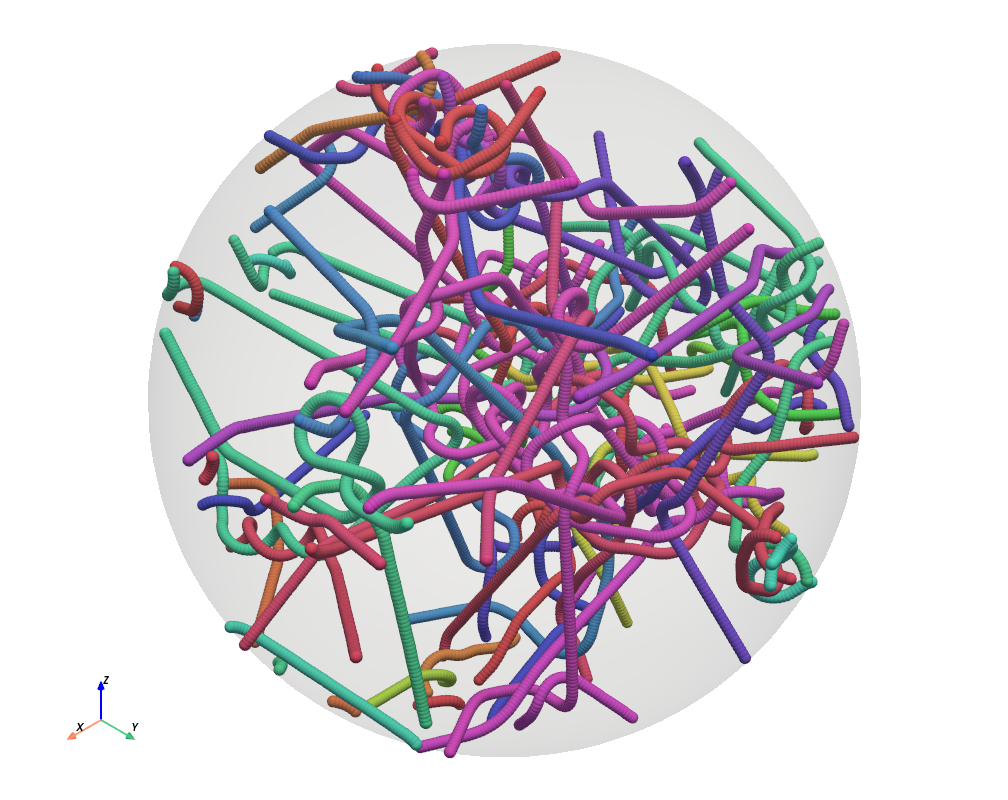

Recreate this plot in Python.
"""
Interactive 3D viewer for linear bead-spring molecules (polymer chains), meant for dump
files with millions of beads.

Every molecule is   start bead - internal beads - end bead.  Beads are spheres colored by
molecule; lines of the same color connect consecutive beads along each chain.

Only the beads within a distance `volume_radius` from a center position (xc, yc, zc) are
shown (the translucent shell marks this spherical volume), and only of those molecules that
have more than `min_length` beads inside it; all other beads are kept in memory but are
not drawn. A chain line is drawn only when both of its
beads are shown (and the bond is not longer than MAX_BOND_LENGTH). Chain ends that lie on the
surface of the volume are "attached" to it; these are the chain ends that Shift+1..9 / 1..9
store and recall.

Mouse
- Left-drag on empty space  -> rotate the view
- Right-drag / mouse wheel  -> zoom
- Middle-drag (or Shift+left-drag) -> pan

Keyboard
- Arrow keys -> shift the center (xc, yc, zc) of the shown volume by
        10% of the current volume radius in the direction of the arrow (screen right/left/up/down), which pans the
        view the same way: the camera moves along with the center, so the sphere stays in
        place on the screen and the beads inside it change. Chain ends are attached to the
        surface only if they lie on it around the NEW center.
- Shift + Up / Shift + Down -> the same, but the center moves into /
        out of the image, i.e. along the viewing direction.
- w  -> decrease the display scale of the beads (sphere_scale) by 10%; W -> increase it by 10%.
        The scale only changes how large the beads are drawn, not the bead
        radius used by r / R and the simulation. It starts at 0.5 (--scale changes that).
- l  -> increase min_length by one; L -> decrease it by one (not below 1). Only molecules with
        MORE than min_length beads inside the volume are shown (default 1, i.e. molecules with
        at least two beads inside; --min-length changes the start value).
- d  -> switch depth cueing on; D -> switch it off. With depth cueing the beads and
        chain lines fade toward the white background with their depth in the volume: the
        front of the sphere keeps its color, the back is paler. (--depth-cueing starts with
        it on.)
- E  -> pause the dynamics: the simulation is no longer stepped, so bead positions are not
        updated by it (you can still shift the center, recall views, ...)
- e  -> start/resume the dynamics. THE DYNAMICS ARE OFF WHEN THE PROGRAM STARTS.
- r  -> decrease the volume radius by 10% and increase the bead radius by 10% (refused when
        the new volume radius would be smaller than 5). The view is zoomed so that the
        spherical volume keeps its size in the window.
- R  -> increase the volume radius by 10% and decrease the bead radius by 10% (the volume
        keeps its size in the window). Bead positions are not rescaled.
- Shift + 1..9 -> store the current positions of all surface-attached chain ends, the
                  rotation and zoom of the view, and the center and the radius of the
                  volume, in slot 1..9
- 1..9         -> slowly move all chain ends stored in that slot to their stored positions,
                  each along a great circle of the sphere, while the center and the radius
                  of the volume move to their stored values (a translation: the camera
                  follows the center) and the view rotates and zooms to the stored state
                  (touching the mouse takes the view back). While a movie is being recorded
                  the motion advances by exactly one movie frame per picture, however slow
                  the drawing is, so the movie plays at the intended speed.
- c  -> show the coordinate system (axes widget); C -> hide it
- B  -> hide the internal beads (chain lines and chain ends stay visible); b -> show them again
- m  -> start recording a movie (movie00000.avi, movie00001.avi, ...); M -> stop recording.
        The movie keeps the view the camera had when recording started: rotating, zooming or
        panning the view yourself does NOT show up in the movie, but a view recalled with
        1..9 does (the movie view then moves from where it was to the stored view).
- p  -> save a PNG of the current view (img00000.png, img00001.png, ...)
- s  -> save the beads that are shown, i.e. those inside the volume that belong to molecules
        with more than min_length beads inside (the other beads are not written), to
        conf00000.dump, conf00001.dump, ... in a LAMMPS-dump-like format:
        # <number of beads> <number of molecules>
        ITEM: NUMBER OF ATOMS / <number of beads>
        ITEM: BOX BOUNDS pp pp pp / xmin xmax / ymin ymax / zmin zmax  (extent of the beads)
        ITEM: ATOMS id mol type xu yu zu / one line per bead
        # volume_radius <radius>   (last lines; extra information is always prefixed with '#')
        # center <xc> <yc> <zc>
        (ids and molecule numbers start at 1; type 1 = chain end, 2 = internal bead)
All files are written to the current folder; numbering continues after existing files.

Command line
    python beadppa.py --load conf00000.dump
    python beadppa.py --load conf00000.dump --center XC YC ZC --volume-radius R

    --load           dump file (e.g. written with 's', or any LAMMPS-style dump with the columns
                     id, mol, x y z / xu yu zu; only the first frame is read). A file name
                     ending in .gz is read as a gzip-compressed dump.
    --center         center (xc, yc, zc) of the shown volume (default 0 0 0)
    --scale          display scale of the beads, i.e. the drawn bead radius is this factor times
                     the bead radius (default 0.5; w / W change it while running)
    --min-length     show only molecules with more than this many beads inside the volume
                     (default 1; l / L change it while running)
    --depth-cueing   start with depth cueing switched on ('d' / 'D' switch it on / off)
    --nowrap         do not wrap coordinates into the bounding box of the dump header
                     (the 6 numbers after "ITEM: BOX BOUNDS pp pp pp"); by default beads
                     outside it are wrapped back in (periodic boundary conditions)
    --volume-radius  radius of the shown volume (default: the "# volume_radius" line of the
                     dump file; without it the distance of the farthest chain end from the center)

Data flow
    simulation (LAMMPS)  --positions-->  viewer      (timer, every ~30 ms; only while the
                                                      dynamics are switched on)
    viewer (user input)  --callbacks-->  simulation  (see SphereDragger.__init__)

Bead ordering: molecule by molecule, each as [start, internal..., end], bead id ascending
within a molecule (the lines of the dump file may be in any order). The viewer keeps ALL
beads of the file, shown or not, in this order, and the simulation must return positions for
all of them. Beads are never inserted or removed, so the indices stay fixed.

Install:  pip install pyvista numpy scipy      (scipy: only for the toy DummySimulation)
Movies:   pip install imageio imageio-ffmpeg
"""
import argparse
import gzip
import os
import re
import time

import numpy as np
import pyvista as pv
import vtk
from vtk.util.numpy_support import vtk_to_numpy

AXES_SIZE = 0.8         # coordinate system widget: size as a fraction of the window
# ... placed at the bottom-left edge of the window (fully inside it)
AXES_VIEWPORT = (0.0, 0.0, AXES_SIZE, AXES_SIZE)
INITIAL_ZOOM = 1.6      # the first view shows everything this many times larger than "fit to window"
AXES_LABEL_REFERENCE_SIZE = 0.4   # widget size at which the X/Y/Z labels have the size we keep

MIN_LENGTH = 1          # default: show only molecules with more than this many beads inside
# Level of detail of the spheres: with very many beads the finest sphere would hand the GPU
# billions of triangles (this crashed the graphics driver with 4 million beads), so the sphere
# template gets coarser until (beads x triangles per bead) fits into this budget.
MAX_TRIANGLES = 30_000_000
SPHERE_LEVELS = ((16, 16), (10, 10), (6, 6), (4, 4))    # (theta, phi) resolution, finest first
MAX_TUBE_BONDS = 200_000    # with more chain lines than this they are drawn as plain lines
DEPTH_CUE_STRENGTH = 0.9    # depth cueing: the farthest beads are blended this much toward white
SPHERE_SCALE = 0.5      # default display scale of the beads (--scale changes it)
SCALE_STEP = 0.10       # w / W change the display scale by this fraction
CENTER_STEP_FRACTION = 0.10     # an arrow key shifts the center by this fraction of the volume radius
AUTOFOCUS_BEADS = 10000         # initial volume radius: just enough to show this many beads
MAX_BOND_LENGTH = 2.0   # bonds (chain lines) longer than this are not drawn

MIN_VOLUME_RADIUS = 5.0
VOLUME_SCALE_STEP = 0.10    # r / R change the volume radius by this fraction, the bead radius oppositely

# Relative tolerances (fractions of the volume radius):
WINDOW_TOLERANCE = 1e-6     # a bead exactly on the surface still counts as inside
SURFACE_TOLERANCE = 1e-3    # a chain end this close to the surface counts as attached to it

# Shift + digit produces a layout-specific symbol; which key name VTK reports for it
# depends on the keyboard layout (X11/Qt). Pick the layout matching your keyboard:
# keys for Shift+1 ... Shift+9. (Where VTK reports the plain digit together with the
# Shift modifier, e.g. on Windows, no table is needed.) Unknown shifted keys print a
# hint with the key name, so you can add your own entry.
KEYBOARD_LAYOUT = "nordic"
SHIFTED_DIGIT_KEYSYMS = {
    "us": ("exclam", "at", "numbersign", "dollar", "percent",
           "asciicircum", "ampersand", "asterisk", "parenleft"),
    "uk": ("exclam", "quotedbl", "sterling", "dollar", "percent",
           "asciicircum", "ampersand", "asterisk", "parenleft"),
    "de": ("exclam", "quotedbl", "section", "dollar", "percent",
           "ampersand", "slash", "parenleft", "parenright"),
    "nordic": ("exclam", "quotedbl", "numbersign", "currency", "percent",
               "ampersand", "slash", "parenleft", "parenright"),
}


def colors_for_ids(ids):
    """Deterministic, well-separated RGB colors (k, 3), values 0..1, for an array of
    unsigned integer ids (golden-ratio hue spacing, HSV with s=0.65, v=0.95)."""
    s, v = 0.65, 0.95
    h6 = ((np.asarray(ids, dtype=np.float64) * 0.618033988749895) % 1.0) * 6.0
    sector = np.floor(h6).astype(int) % 6
    f = h6 - np.floor(h6)
    p = np.full_like(f, v * (1.0 - s))
    q = v * (1.0 - s * f)
    t = v * (1.0 - s * (1.0 - f))
    vv = np.full_like(f, v)
    conds = [sector == k for k in range(6)]
    r = np.select(conds, [vv, q, p, p, t, vv])
    g = np.select(conds, [t, vv, vv, q, p, p])
    b = np.select(conds, [p, p, t, vv, vv, q])
    return np.column_stack([r, g, b])


def color_for_id(moleculeid):
    """Color (r, g, b) in 0..1 for one molecule id."""
    return tuple(float(c) for c in colors_for_ids([int(moleculeid)])[0])


def chain_ends(moleculeids):
    """(first, last) boolean masks: first / last bead of every molecule. Molecules are
    stored as contiguous blocks of beads."""
    n = len(moleculeids)
    first = np.ones(n, dtype=bool)
    last = np.ones(n, dtype=bool)
    if n > 1:
        change = moleculeids[1:] != moleculeids[:-1]
        first[1:] = change
        last[:-1] = change
    return first, last


def set_initial_view(plotter, zoom=INITIAL_ZOOM):
    """Fit the scene to the window, then zoom in `zoom` times (the sphere appears `zoom`
    times as large). Marking the camera as set stops PyVista from resetting it at show()."""
    plotter.reset_camera()
    plotter.camera.zoom(zoom)
    plotter.camera_position = plotter.camera_position


def camera_frame(back, up):
    """Right-handed orthonormal camera frame [right, up, back] as the columns of a 3x3
    matrix. `back` points from the focal point to the camera."""
    z = np.asarray(back, dtype=float)
    z = z / np.linalg.norm(z)
    y = np.asarray(up, dtype=float) - np.dot(up, z) * z
    if np.linalg.norm(y) < 1e-9:                      # degenerate view-up: pick any
        y = np.cross(z, [1.0, 0.0, 0.0])
        if np.linalg.norm(y) < 1e-6:
            y = np.cross(z, [0.0, 1.0, 0.0])
    y = y / np.linalg.norm(y)
    return np.column_stack([np.cross(y, z), y, z])


def matrix_to_quaternion(m):
    """Unit quaternion (w, x, y, z) of a 3x3 rotation matrix."""
    t = np.trace(m)
    if t > 0.0:
        k = np.sqrt(t + 1.0) * 2.0
        q = [0.25 * k, (m[2, 1] - m[1, 2]) / k, (m[0, 2] - m[2, 0]) / k, (m[1, 0] - m[0, 1]) / k]
    elif m[0, 0] > m[1, 1] and m[0, 0] > m[2, 2]:
        k = np.sqrt(1.0 + m[0, 0] - m[1, 1] - m[2, 2]) * 2.0
        q = [(m[2, 1] - m[1, 2]) / k, 0.25 * k, (m[0, 1] + m[1, 0]) / k, (m[0, 2] + m[2, 0]) / k]
    elif m[1, 1] > m[2, 2]:
        k = np.sqrt(1.0 + m[1, 1] - m[0, 0] - m[2, 2]) * 2.0
        q = [(m[0, 2] - m[2, 0]) / k, (m[0, 1] + m[1, 0]) / k, 0.25 * k, (m[1, 2] + m[2, 1]) / k]
    else:
        k = np.sqrt(1.0 + m[2, 2] - m[0, 0] - m[1, 1]) * 2.0
        q = [(m[1, 0] - m[0, 1]) / k, (m[0, 2] + m[2, 0]) / k, (m[1, 2] + m[2, 1]) / k, 0.25 * k]
    q = np.array(q, dtype=float)
    return q / np.linalg.norm(q)


def quaternion_to_matrix(q):
    w, x, y, z = q / np.linalg.norm(q)
    return np.array([[1 - 2 * (y * y + z * z), 2 * (x * y - z * w), 2 * (x * z + y * w)],
                     [2 * (x * y + z * w), 1 - 2 * (x * x + z * z), 2 * (y * z - x * w)],
                     [2 * (x * z - y * w), 2 * (y * z + x * w), 1 - 2 * (x * x + y * y)]])


def slerp_quaternion(q0, q1, s):
    """Spherical interpolation between unit quaternions (q1 must be on the same
    hemisphere as q0, i.e. dot(q0, q1) >= 0)."""
    d = float(np.clip(np.dot(q0, q1), -1.0, 1.0))
    if d > 0.9995:                                    # nearly equal: linear is fine
        q = q0 + s * (q1 - q0)
        return q / np.linalg.norm(q)
    theta = np.arccos(d)
    return (np.sin((1.0 - s) * theta) * q0 + np.sin(s * theta) * q1) / np.sin(theta)


def _points_view(mesh):
    """Zero-copy numpy view of a mesh's point coordinates (writing to it changes the mesh)."""
    return vtk_to_numpy(mesh.GetPoints().GetData())


def _touch_points(mesh):
    """Tell VTK that the points of `mesh` were changed in place."""
    mesh.GetPoints().GetData().Modified()
    mesh.GetPoints().Modified()
    mesh.Modified()


def _locate(sorted_indices, wanted):
    """Positions of `wanted` indices inside the sorted index array `sorted_indices`.
    Returns (k, ok): k[ok] are valid positions, ok marks the wanted indices that are present."""
    wanted = np.asarray(wanted, dtype=np.intp)
    if len(sorted_indices) == 0:
        return np.zeros(len(wanted), dtype=np.intp), np.zeros(len(wanted), dtype=bool)
    k = np.minimum(np.searchsorted(sorted_indices, wanted), len(sorted_indices) - 1)
    return k, sorted_indices[k] == wanted


class SphereDragger:
    """Shows the beads inside a spherical volume (of the molecules with enough beads inside),
    lets the user shift the volume, resize it, store/recall chain-end configurations together
    with the view and the volume, and save images / movies / bead positions; lets a
    simulation push new positions for all beads.

    All beads (millions are fine) live in numpy arrays. Only those within `radius` of
    `center` are rendered: the spheres with one instanced glyph mapper (not one actor per
    bead) and the chain lines as a single mesh."""

    IMAGE_PATTERN = re.compile(r"^img(\d{5})\.png$")
    CONF_PATTERN = re.compile(r"^conf(\d{5})\.dump$")
    MOVIE_PATTERN = re.compile(r"^movie(\d{5})\.avi$")
    # characters whose built-in VTK meaning (reset camera, surface mode, pick, ...) is suppressed
    # ('a'/'A' have no function here any more, but VTK's own 'a' = actor mode stays disabled)
    OWN_CHARS = frozenset("aAbBcCdDeElLpPsSmMrRwW123456789")

    def __init__(self, plotter, template, positions, moleculeids, surface_mask,
                 center, radius, sphere_radius, recall_speed=0.5, movie_fps=30,
                 show_internal=True, show_axes=True, paused=True, sphere_scale=SPHERE_SCALE,
                 min_length=MIN_LENGTH, depth_cueing=False,
                 on_radius_change=None, on_center_change=None,
                 on_ends_driven=None, on_ends_released=None):
        self.plotter = plotter
        self.renderer = plotter.renderer
        self.template = template        # sphere mesh used as the shape of every bead
        self.positions = np.array(positions, dtype=float).reshape(-1, 3)   # (n, 3), ALL beads
        self.moleculeids = np.array(moleculeids, dtype=np.uint32)
        self.surface_mask = np.array(surface_mask, dtype=bool)   # chain ends attached to the surface
        self.center = np.asarray(center, dtype=float)
        self.radius = float(radius)             # radius of the spherical volume
        self.sphere_radius = float(sphere_radius)   # radius of one bead
        self.depth_cueing = bool(depth_cueing)      # fade distant beads / bonds toward the background
        self._cue_dirty = True
        self._cue_key = None            # viewing direction the colors were last computed for
        self._sphere_base = None        # undimmed uint8 colors of the shown spheres
        self._bond_base = None          # undimmed uint8 colors of the drawn bonds
        self.min_length = max(1, int(min_length))   # molecules need MORE beads than this inside
        self.sphere_scale = float(sphere_scale)     # drawn bead radius = sphere_scale * sphere_radius
        self.recall_speed = float(recall_speed)     # rad/s along great circles
        self.movie_fps = movie_fps
        self.image_counter = self._first_free_number(self.IMAGE_PATTERN)
        self.conf_counter = self._first_free_number(self.CONF_PATTERN)
        self.movie_counter = self._first_free_number(self.MOVIE_PATTERN)

        # Callbacks into the simulation (all indices refer to the full bead list):
        self.on_radius_change = on_radius_change      # (new_volume_radius, new_bead_radius)
        self.on_center_change = on_center_change      # (new_center, surface_mask (n,) bool)
        self.on_ends_driven = on_ends_driven          # (indices, positions) chain ends moved by a recall
        self.on_ends_released = on_ends_released      # (indices)            recall finished/cancelled

        self.interactor = plotter.iren.interactor
        self.stored = {}                # slot (1..9) -> {"ends": {(moleculeid, is_start): unit vector},
        #                                   "view": ..., "center": xyz, "radius": volume radius}
        self._anim = None               # running recall animation
        self._driven = np.zeros(0, dtype=np.intp)   # indices of chain ends moved by the animation
        self.recording = False
        self.movie_path = None
        self._movie_writer = None       # imageio writer while recording
        self._movie_camera = None       # camera used for the movie frames while recording
        self._in_tick = False           # re-entrancy guard for tick()
        self._need_render = False
        self.paused = bool(paused)      # True: the simulation is not stepped
        self.show_internal = bool(show_internal)    # are the internal beads drawn?
        self.show_axes = bool(show_axes)            # is the coordinate system drawn?
        self.bond_mesh = None
        self._sphere_mesh = None        # point cloud of the shown beads (glyph input)
        self._vis_mask = np.zeros(0, dtype=bool)    # bead is inside the volume
        self._vis = np.zeros(0, dtype=np.intp)      # indices of the beads inside the volume
        self._shown = np.zeros(0, dtype=np.intp)    # indices of the beads drawn as spheres
        self._bond_seg = np.zeros(0, dtype=np.intp) # drawn bonds: segment a joins beads a, a+1
        self._update_structure()

        # Translucent shell showing the volume (unit sphere, scaled to the current radius).
        self.shell = plotter.add_mesh(
            pv.Sphere(radius=1.0, theta_resolution=64, phi_resolution=64),
            color="lightgray", opacity=0.12, smooth_shading=True)
        self.shell.SetPickable(False)
        self.shell.SetPosition(*self.center)
        self.shell.SetScale(self.radius, self.radius, self.radius)

        # All spheres are drawn by ONE actor: a glyph mapper instancing the template at every
        # point of a point cloud, colored per point (uint8 RGB point data "rgb").
        self._mapper = vtk.vtkGlyph3DMapper()
        self._mapper.SetSourceData(template)
        self._template_radius = self.sphere_radius   # radius of the template sphere
        self._templates = {SPHERE_LEVELS[0]: template}   # level of detail -> sphere mesh
        self._lod = SPHERE_LEVELS[0]
        self._mapper.SetScaling(True)                # bead radius = template radius * scale factor
        self._mapper.SetScaleModeToNoDataScaling()
        self._mapper.SetScaleFactor(self.sphere_scale)
        self._mapper.SetOrient(False)
        self._mapper.SetScalarModeToUsePointData()
        self._mapper.SetColorModeToDirectScalars()
        self._mapper.ScalarVisibilityOn()
        self._glyph_actor = vtk.vtkActor()
        self._glyph_actor.SetMapper(self._mapper)
        plotter.add_actor(self._glyph_actor, name="beads", reset_camera=False, pickable=False)
        self._rebuild_scene()

        # Make sure PyVista's own key shortcuts for the keys we use don't also fire.
        for key in ("Up", "Down", "Left", "Right", "a", "b", "B", "c", "C", "d", "D", "p", "s",
                    "S", "m", "M", "r", "R", "w", "W", "l", "L", "e", "E", *"123456789"):
            try:
                plotter.clear_events_for_key(key)
            except Exception:
                pass

        # Priority -1 => our handlers run AFTER the camera style's handlers.
        self.interactor.AddObserver("KeyPressEvent", self._on_key, -1.0)
        # Touching the camera with the mouse stops a running view animation.
        for ev in ("LeftButtonPressEvent", "RightButtonPressEvent", "MiddleButtonPressEvent",
                   "MouseWheelForwardEvent", "MouseWheelBackwardEvent"):
            self.interactor.AddObserver(ev, self._on_view_interaction, -1.0)
        # VTK's interactor style gives some plain characters a built-in meaning on the
        # CharEvent that follows a key press: 'p' = pick + draw an outline box around the
        # prop under the cursor (and warn "no current renderer" before the first mouse
        # interaction), 's' = surface mode, 'r' = reset camera, '3' = stereo, ... A
        # higher-priority observer neutralises the characters we use before the style sees them.
        self.interactor.AddObserver("CharEvent", self._on_char, 10.0)

    # ------------------------------------------------------------ timer tick
    def tick(self, step_simulation):
        """Call every ~30 ms: advance a running recall animation, take a simulation
        step (`step_simulation()` returns the (n, 3) positions of all beads; skipped while the
        dynamics are paused, which is the default), draw if something changed, record a frame.

        Re-entrancy guard: grabbing a movie frame renders the window again, and VTK may
        deliver the next timer event while that is still going on. Without the guard each
        nested timer event would start another tick (and grab another frame) inside the
        previous one until Python's recursion limit is hit. A tick that arrives while one
        is still running is simply skipped."""
        if self._in_tick:
            return
        self._in_tick = True
        try:
            animating = self._anim is not None
            self.animate()
            self._update_cueing()           # the view may have been rotated by the user
            if self.paused:                 # dynamics paused: only draw what the user / a
                if self._need_render or animating:      # recall animation has changed
                    self._need_render = False
                    self.plotter.render()
            else:
                self.set_positions(step_simulation())
            self.write_movie_frame()
        finally:
            self._in_tick = False

    # ------------------------------------------------------- simulation -> view
    def set_positions(self, positions):
        """Update the positions of all beads (e.g. from LAMMPS). Chain ends moved by a recall
        animation keep their viewer-controlled positions."""
        positions = np.asarray(positions, dtype=float).reshape(-1, 3)
        if len(positions) != len(self.positions):
            raise ValueError(f"Simulation returned {len(positions)} beads, "
                             f"viewer has {len(self.positions)}.")
        held = self._driven
        kept = self.positions[held].copy() if len(held) else None
        np.copyto(self.positions, positions)
        if kept is not None:
            self.positions[held] = kept
        self._refresh_scene()
        self._update_cueing()
        self._need_render = False
        self.plotter.render()

    def get_positions(self):
        return self.positions.copy()

    # ------------------------------------------------------------ structure
    def _update_structure(self):
        """Needed whenever beads were inserted/removed (molecules are contiguous blocks)."""
        self.first_mask, self.last_mask = chain_ends(self.moleculeids)
        self.end_mask = self.first_mask | self.last_mask
        self.mol_index = np.cumsum(self.first_mask) - 1     # bead -> molecule number 0..M-1

    def _molecule_blocks(self):
        """(first, last): bead index of the first / last bead of every molecule, in order."""
        return np.flatnonzero(self.first_mask), np.flatnonzero(self.last_mask)

    # ------------------------------------------------------ scene (rendering)
    def _visible_mask(self):
        """Beads within `radius` of `center`, of molecules with more than `min_length` such beads."""
        v = self.positions - self.center
        limit = self.radius * (1.0 + WINDOW_TOLERANCE) + 1e-9
        inside = np.einsum("ij,ij->i", v, v) <= limit * limit
        if len(inside) == 0:
            return inside
        counts = np.bincount(self.mol_index[inside], minlength=int(self.mol_index[-1]) + 1)
        return inside & (counts > self.min_length)[self.mol_index]

    def _rebuild_scene(self, mask=None):
        """Needed when the shown set of beads, the number of beads or the radius changed."""
        self._vis_mask = self._visible_mask() if mask is None else mask
        self._vis = np.flatnonzero(self._vis_mask)
        self._update_shown()
        self._rebuild_bonds()
        self._cue_dirty = True
        self._update_cueing()

    def _refresh_scene(self):
        """Positions of (possibly) all beads changed: rebuild if beads entered or left the
        volume, otherwise just move the points."""
        mask = self._visible_mask()
        if np.array_equal(mask, self._vis_mask):
            if not np.array_equal(self._bond_segments(), self._bond_seg):
                self._rebuild_bonds()           # a bond became shorter/longer than the limit
            self._refresh_points()
        else:
            self._rebuild_scene(mask)

    def _refresh_points(self):
        self._cue_dirty = True              # positions changed: depths changed
        if self._sphere_mesh is not None:
            _points_view(self._sphere_mesh)[:] = self.positions[self._shown]
            _touch_points(self._sphere_mesh)
        if self.bond_mesh is not None:
            _points_view(self.bond_mesh)[:] = self.positions[self._vis]
            _touch_points(self.bond_mesh)

    def _update_moved(self, idx):
        """Cheap update when only the beads `idx` moved (and stayed inside the volume)."""
        idx = np.asarray(idx, dtype=np.intp)
        if len(idx) == 0:
            return
        if self._sphere_mesh is not None:
            k, ok = _locate(self._shown, idx)
            if ok.any():
                _points_view(self._sphere_mesh)[k[ok]] = self.positions[idx[ok]]
                _touch_points(self._sphere_mesh)
        if self._bonds_changed_near(idx):
            self._rebuild_bonds()
        elif self.bond_mesh is not None:
            k, ok = _locate(self._vis, idx)
            if ok.any():
                _points_view(self.bond_mesh)[k[ok]] = self.positions[idx[ok]]
                _touch_points(self.bond_mesh)
        self._need_render = True

    def _update_shown(self):
        """Which of the beads inside the volume are drawn as spheres."""
        vis = self._vis
        self._shown = vis if self.show_internal else vis[self.end_mask[vis]]
        self._rebuild_spheres()

    def _sphere_level(self, n):
        """Finest sphere resolution whose n instances fit into MAX_TRIANGLES."""
        for res in SPHERE_LEVELS:
            if res not in self._templates:
                self._templates[res] = pv.Sphere(radius=self._template_radius,
                                                 theta_resolution=res[0], phi_resolution=res[1])
            if self._templates[res].GetNumberOfCells() * n <= MAX_TRIANGLES:
                return res
        return SPHERE_LEVELS[-1]

    def _rebuild_spheres(self):
        shown = self._shown
        if len(shown) == 0:
            self._sphere_mesh = None
            self._glyph_actor.SetVisibility(False)
            return
        mesh = pv.PolyData(np.array(self.positions[shown], dtype=float))
        rgb = (colors_for_ids(self.moleculeids[shown]) * 255.0).round().astype(np.uint8)
        self._sphere_base = rgb.copy()      # (the VTK array may share memory with `rgb`)
        mesh.point_data["rgb"] = rgb
        mesh.GetPointData().SetActiveScalars("rgb")
        self._sphere_mesh = mesh
        level = self._sphere_level(len(shown))
        if level != self._lod:
            self._lod = level
            self._mapper.SetSourceData(self._templates[level])
            print(f"Drawing {len(shown)} beads with {self._templates[level].GetNumberOfCells()} "
                  f"triangles each (level of detail {level[0]}x{level[1]})")
        self._mapper.SetInputData(mesh)
        self._glyph_actor.SetVisibility(True)

    def _bond_segments(self, a=None):
        """Indices a of the bonds (a, a+1) that are drawn: both beads shown, same molecule,
        and not longer than MAX_BOND_LENGTH. `a` restricts the check to those candidates."""
        vm, mol, x = self._vis_mask, self.moleculeids, self.positions
        if a is None:
            a = np.flatnonzero((mol[:-1] == mol[1:]) & vm[:-1] & vm[1:])
        else:
            a = a[(a >= 0) & (a < len(mol) - 1)]
            a = a[(mol[a] == mol[a + 1]) & vm[a] & vm[a + 1]]
        d = x[a + 1] - x[a]
        return a[np.einsum("ij,ij->i", d, d) <= MAX_BOND_LENGTH ** 2]

    def _bonds_changed_near(self, idx):
        """Did a bond next to one of the moved beads `idx` start/stop being drawn?"""
        cand = np.unique(np.concatenate([idx - 1, idx]))
        cand = cand[(cand >= 0) & (cand < len(self.moleculeids) - 1)]
        want = self._bond_segments(cand)
        k, ok = _locate(self._bond_seg, cand)
        have = cand[ok]
        return not np.array_equal(want, have)

    def _rebuild_bonds(self):
        """Chain lines between consecutive shown beads of the same molecule (bonds longer
        than MAX_BOND_LENGTH are skipped)."""
        vm, mol = self._vis_mask, self.moleculeids
        a = self._bond_segments()
        self._bond_seg = a
        if len(a) == 0:
            self.bond_mesh = None
            self.plotter.remove_actor("bonds", reset_camera=False)
            return
        local = np.cumsum(vm) - 1                       # global bead index -> index among shown beads
        lines = np.column_stack([np.full(len(a), 2), local[a], local[a + 1]]).ravel().astype(np.int64)
        self.bond_mesh = pv.PolyData(np.array(self.positions[self._vis], dtype=float), lines=lines)
        rgb = (colors_for_ids(mol[a]) * 255.0).round().astype(np.uint8)
        self._bond_base = rgb.copy()
        self.bond_mesh.cell_data["rgb"] = rgb
        # same `name` => pyvista replaces the previous line actor
        actor = self.plotter.add_mesh(
            self.bond_mesh, scalars="rgb", rgb=True, line_width=4,
            render_lines_as_tubes=len(a) <= MAX_TUBE_BONDS, name="bonds", reset_camera=False)
        actor.SetPickable(False)

    # ---------------------------------------------------------------- geometry helper
    def _unit_rows(self, p):
        v = np.asarray(p, dtype=float) - self.center
        return v / np.maximum(np.linalg.norm(v, axis=1, keepdims=True), 1e-12)

    # ---------------------------------------------------- misc. display switches
    def _set_paused(self, paused):
        self.paused = bool(paused)
        print("Dynamics", "off (paused)" if self.paused else "on")

    def _set_axes_visible(self, visible):
        self.show_axes = bool(visible)
        if self.show_axes:
            self.plotter.show_axes()
        else:
            self.plotter.hide_axes()
        print("Coordinate system", "shown" if self.show_axes else "hidden")
        self.plotter.render()

    def _apply_depth_cueing(self):
        """Recolor the spheres and chain lines: blend each toward white by its depth along the
        viewing direction within the volume (0 at the front of the sphere, DEPTH_CUE_STRENGTH
        at the back). With depth cueing off the original colors are put back."""
        self._cue_dirty = False
        d = np.array(self.renderer.GetActiveCamera().GetDirectionOfProjection())
        self._cue_key = tuple(np.round(d, 4))

        def faded(base, points):
            if not self.depth_cueing:
                return base
            t = np.clip(((points - self.center) @ d + self.radius) / (2.0 * self.radius), 0.0, 1.0)
            t = (t * DEPTH_CUE_STRENGTH).astype(np.float32)[:, None]
            return (base * (1.0 - t) + 255.0 * t).round().astype(np.uint8)

        if self._sphere_mesh is not None and self._sphere_base is not None:
            array = self._sphere_mesh.GetPointData().GetArray("rgb")
            vtk_to_numpy(array)[:] = faded(self._sphere_base, self.positions[self._shown])
            array.Modified()
            self._sphere_mesh.Modified()
        if self.bond_mesh is not None and self._bond_base is not None:
            a = self._bond_seg
            mid = 0.5 * (self.positions[a] + self.positions[a + 1])
            array = self.bond_mesh.GetCellData().GetArray("rgb")
            vtk_to_numpy(array)[:] = faded(self._bond_base, mid)
            array.Modified()
            self.bond_mesh.Modified()
        self._need_render = True

    def _update_cueing(self):
        """Recolor if depth cueing is on and the view or the positions changed."""
        if not self.depth_cueing:
            return
        key = tuple(np.round(self.renderer.GetActiveCamera().GetDirectionOfProjection(), 4))
        if self._cue_dirty or key != self._cue_key:
            self._apply_depth_cueing()

    def _set_depth_cueing(self, on):
        self.depth_cueing = bool(on)
        self._apply_depth_cueing()
        print("Depth cueing", "on" if self.depth_cueing else "off")
        self._need_render = False
        self.plotter.render()

    def _set_internal_visible(self, visible):
        self.show_internal = bool(visible)
        self._update_shown()
        print("Internal beads", "shown" if visible else "hidden")
        self.plotter.render()

    # ------------------------------------------------------------ volume radius
    def _change_min_length(self, delta):
        """l / L: change the number of beads a molecule needs inside the volume to be shown."""
        new = self.min_length + delta
        if new < 1:
            print("min_length is already 1.")
            return
        self.min_length = new
        self._rebuild_scene()
        print(f"min_length: {new}; showing {len(self._vis)} beads")
        self.plotter.render()

    def _update_bead_size(self):
        """Apply sphere_radius and sphere_scale to the drawn spheres."""
        self._mapper.SetScaleFactor(self.sphere_scale * self.sphere_radius / self._template_radius)

    def _scale_spheres(self, grow):
        """w / W: change the display scale of the beads by 10%."""
        self.sphere_scale *= (1.0 + SCALE_STEP) if grow else (1.0 - SCALE_STEP)
        self._update_bead_size()
        print(f"Bead display scale: {self.sphere_scale:g}")
        self.plotter.render()

    def _scale_volume(self, shrink):
        """r (shrink=True): volume radius -10%, bead radius +10%; R: volume radius +10%, bead
        radius -10%. The cameras are scaled about the center of the volume by the same factor
        as the volume radius, so the volume keeps its size (and place) in the window."""
        f = VOLUME_SCALE_STEP
        factor, bead_factor = (1.0 - f, 1.0 + f) if shrink else (1.0 + f, 1.0 - f)
        new = self.radius * factor
        if new < MIN_VOLUME_RADIUS:
            print(f"Volume radius would become {new:g}, below the minimum ({MIN_VOLUME_RADIUS:g}).")
            return
        self._cancel_animation()
        self.radius = new
        self.sphere_radius *= bead_factor
        self.shell.SetScale(new, new, new)
        self._update_bead_size()

        # keep the apparent size of the volume: scale the cameras about its center
        for cam in (self.renderer.GetActiveCamera(), self._movie_camera):
            if cam is not None:
                cam.SetPosition(*(self.center + factor * (np.array(cam.GetPosition()) - self.center)))
                cam.SetFocalPoint(*(self.center + factor * (np.array(cam.GetFocalPoint()) - self.center)))
                cam.SetParallelScale(cam.GetParallelScale() * factor)
        self.renderer.ResetCameraClippingRange()

        # all surface-attached chain ends stay on the (new) surface: project them radially
        idx = np.flatnonzero(self.surface_mask)
        if len(idx):
            self.positions[idx] = self.center + new * self._unit_rows(self.positions[idx])
        if self.on_radius_change is not None:
            self.on_radius_change(new, self.sphere_radius)
        self._rebuild_scene()           # other beads may have entered / left the smaller or larger volume
        print(f"Volume radius: {new:g}, bead radius: {self.sphere_radius:g}; "
              f"showing {len(self._vis)} beads")
        self.plotter.render()

    # ------------------------------------------------------------ shift the center
    def _attach_ends(self):
        """The center or the radius of the volume changed: the chain ends that lie on the surface
        of the volume around the new center are attached to it. Rebuilds the scene."""
        dist = np.linalg.norm(self.positions - self.center, axis=1)
        self.surface_mask = self.end_mask & (
            np.abs(dist - self.radius) <= SURFACE_TOLERANCE * self.radius)
        if self.on_center_change is not None:
            self.on_center_change(self.center.copy(), self.surface_mask.copy())
        self._rebuild_scene()

    def _pan_center(self, arrow, depth=False):
        """Arrow key: move the center of the shown volume by 10% of the volume radius along the screen
        direction of the arrow, and the camera with it (= panning the view). With depth=True
        (Shift + Up / Down) the center moves into (Up) or out of (Down) the image instead."""
        frame = self._get_view()["frame"]               # columns: screen right, up, towards camera
        if depth:
            direction = -frame[:, 2] if arrow == "up" else frame[:, 2]
        else:
            direction = {"right": frame[:, 0], "left": -frame[:, 0],
                         "up": frame[:, 1], "down": -frame[:, 1]}[arrow]
        delta = CENTER_STEP_FRACTION * self.radius * direction
        self._cancel_animation()
        self.center = self.center + delta
        self.shell.SetPosition(*self.center)
        for cam in (self.renderer.GetActiveCamera(), self._movie_camera):
            if cam is not None:
                cam.SetPosition(*(np.array(cam.GetPosition()) + delta))
                cam.SetFocalPoint(*(np.array(cam.GetFocalPoint()) + delta))
        self.renderer.ResetCameraClippingRange()
        self._attach_ends()
        print("Center of the volume: ({:g}, {:g}, {:g}); showing {} beads".format(
            *self.center, len(self._vis)))
        self.plotter.render()

    # --------------------------------------------- store / recall chain-end positions
    def _end_keys(self, attached_only=True):
        """{(moleculeid, is_start): bead index} for every surface-attached chain end (or, with
        attached_only=False, for every chain end). This identifies a chain end independently
        of its index."""
        idx = np.flatnonzero(self.surface_mask if attached_only else self.end_mask)
        return {(m, s): i for i, m, s in zip(idx.tolist(), self.moleculeids[idx].tolist(),
                                             self.first_mask[idx].tolist())}

    def _get_view(self, cam=None):
        """Rotation and zoom of a camera's view (default: the user's camera). The focal
        point, i.e. panning, is not part of it."""
        if cam is None:
            cam = self.renderer.GetActiveCamera()
        offset = np.array(cam.GetPosition()) - np.array(cam.GetFocalPoint())
        distance = max(float(np.linalg.norm(offset)), 1e-12)
        return {"frame": camera_frame(offset / distance, cam.GetViewUp()),
                "distance": distance,                       # perspective zoom (dolly)
                "parallel_scale": float(cam.GetParallelScale()),   # parallel-projection zoom
                "view_angle": float(cam.GetViewAngle())}

    def _set_view(self, frame, distance, parallel_scale, view_angle, cam=None):
        user_camera = cam is None
        if user_camera:
            cam = self.renderer.GetActiveCamera()
        focal = np.array(cam.GetFocalPoint())
        cam.SetPosition(*(focal + frame[:, 2] * distance))
        cam.SetViewUp(*frame[:, 1])
        cam.SetParallelScale(parallel_scale)
        cam.SetViewAngle(view_angle)
        if user_camera:
            self.renderer.ResetCameraClippingRange()

    @staticmethod
    def _plan_view(v0, v1):
        """How to get from view v0 to view v1: rotate along the shortest arc (quaternion
        slerp) and zoom on a log scale. Returns the plan and its size (radians / e-folds)."""
        q0, q1 = matrix_to_quaternion(v0["frame"]), matrix_to_quaternion(v1["frame"])
        if np.dot(q0, q1) < 0.0:
            q1 = -q1                             # same rotation, shorter way round
        rotation = 2.0 * float(np.arccos(min(1.0, np.dot(q0, q1))))
        zoom = max(abs(np.log(max(v1["distance"], 1e-12) / v0["distance"])),
                   abs(np.log(max(v1["parallel_scale"], 1e-12) / max(v0["parallel_scale"], 1e-12))),
                   np.radians(abs(v1["view_angle"] - v0["view_angle"])))
        return {"v0": v0, "v1": v1, "q0": q0, "q1": q1, "f0": 0.0}, max(rotation, zoom)

    def _apply_view_plan(self, plan, f, cam=None):
        """Put a camera at fraction f (0..1) of the whole animation; the plan itself starts
        at fraction plan["f0"] (later than 0 if it was made while the animation was running)."""
        g = min(1.0, max(0.0, (f - plan["f0"]) / max(1.0 - plan["f0"], 1e-9)))
        v0, v1 = plan["v0"], plan["v1"]
        ratio = lambda a, b: max(a, 1e-12) / max(b, 1e-12)
        self._set_view(
            quaternion_to_matrix(slerp_quaternion(plan["q0"], plan["q1"], g)),
            v0["distance"] * ratio(v1["distance"], v0["distance"]) ** g,
            v0["parallel_scale"] * ratio(v1["parallel_scale"], v0["parallel_scale"]) ** g,
            v0["view_angle"] + g * (v1["view_angle"] - v0["view_angle"]),
            cam=cam)

    def _store_ends(self, slot):
        keys = self._end_keys()
        # ends are stored as directions, so a later change of the volume radius doesn't matter
        idx = np.array(list(keys.values()), dtype=np.intp)
        units = self._unit_rows(self.positions[idx]) if len(idx) else np.zeros((0, 3))
        self.stored[slot] = {"ends": dict(zip(keys.keys(), units)),
                             "view": self._get_view(),
                             "center": self.center.copy(), "radius": self.radius}
        print(f"Stored {len(keys)} chain ends, the view, the center "
              f"({self.center[0]:g}, {self.center[1]:g}, {self.center[2]:g}) and the volume radius "
              f"{self.radius:g} in slot {slot}")

    def _recall_ends(self, slot):
        stored = self.stored.get(slot)
        if not stored:
            print(f"Nothing stored in slot {slot} (use Shift+{slot} to store)")
            return
        target = stored["ends"]
        self._cancel_animation()
        c0, R0 = self.center.copy(), self.radius
        c1, R1 = np.asarray(stored["center"], dtype=float), float(stored["radius"])

        keys = self._end_keys(attached_only=False)
        common = [k for k in keys if k in target]
        idx = np.array([keys[k] for k in common], dtype=np.intp)
        p0 = self.positions[idx]
        u0 = self._unit_rows(p0) if len(idx) else np.zeros((0, 3))
        r0 = np.linalg.norm(p0 - c0, axis=1)        # distance from the center now
        u1 = np.array([target[k] for k in common]).reshape(-1, 3)
        cosang = np.clip(np.einsum("ij,ij->i", u0, u1), -1.0, 1.0)
        omega = np.arccos(cosang)                   # great-circle angle between the two directions
        w = u1 - cosang[:, None] * u0               # direction of travel at u0 (tangent to the sphere)
        bad = np.linalg.norm(w, axis=1) < 1e-9      # exactly opposite or equal: any great circle will do
        if bad.any():
            alt = np.cross(u0[bad], [1.0, 0.0, 0.0])
            small = np.linalg.norm(alt, axis=1) < 1e-6
            alt[small] = np.cross(u0[bad][small], [0.0, 1.0, 0.0])
            w[bad] = alt
        if len(w):
            w /= np.maximum(np.linalg.norm(w, axis=1, keepdims=True), 1e-12)
        items = (idx, u0, w, omega, u1, r0)
        volume_moves = bool(np.linalg.norm(c1 - c0) > 1e-9 or abs(R1 - R0) > 1e-9)

        # Everything (chain ends, center, radius, view) moves in the same time, at `recall_speed`:
        # angles in rad/s, translations and radius changes measured in units of the volume radius.
        # While recording, the movie camera makes the same move starting from its own view
        # (the user's own rotating/zooming doesn't move it).
        user_plan, size = self._plan_view(self._get_view(), stored["view"])
        movie_plan = None
        if self.recording and self._movie_camera is not None:
            movie_plan, movie_size = self._plan_view(self._get_view(self._movie_camera),
                                                     stored["view"])
            size = max(size, movie_size)
        sizes = [size, float(np.linalg.norm(c1 - c0)) / max(R0, 1e-12),
                 abs(float(np.log(max(R1, 1e-12) / max(R0, 1e-12))))]
        if len(idx):
            sizes += [float(omega.max()), float(np.abs(r0 - R1).max()) / max(R0, 1e-12)]
        duration = max(sizes) / self.recall_speed
        if duration < 1e-6:
            return                                  # already there
        camera = None
        if size > 1e-6 or volume_moves:
            camera = {"user": user_plan, "movie": movie_plan,
                      # the camera follows the center: keep its focal point at the same offset
                      "off_user": np.array(self.renderer.GetActiveCamera().GetFocalPoint()) - c0,
                      "off_movie": (np.array(self._movie_camera.GetFocalPoint()) - c0
                                    if movie_plan is not None else None)}
        self._anim = {"items": items, "camera": camera, "duration": duration,
                      "c0": c0, "c1": c1, "R0": R0, "R1": R1, "moves_volume": volume_moves,
                      "clock": 0.0, "tlast": time.perf_counter()}
        self._driven = idx
        print(f"Moving {len(idx)} chain ends" + (" and the view" if camera else "")
              + (" and the volume" if volume_moves else "") + f" to slot {slot}")

    def animate(self):
        """Advance the recall animation: every chain end moves along a great circle at
        a constant angular speed (`recall_speed`, rad/s) and stops at its stored position;
        the center and radius of the volume interpolate linearly to their stored values; the
        view rotates and zooms to its stored state. While recording, one call is exactly one
        movie frame of animation time, otherwise the animation follows the wall clock."""
        a = self._anim
        if a is None:
            return
        now = time.perf_counter()
        a["clock"] += (1.0 / self.movie_fps) if self.recording else (now - a["tlast"])
        a["tlast"] = now
        elapsed = a["clock"]
        f = min(1.0, elapsed / a["duration"])
        arc = self.recall_speed * elapsed

        if a["moves_volume"]:
            self.center = a["c0"] + f * (a["c1"] - a["c0"])
            self.radius = a["R0"] + f * (a["R1"] - a["R0"])
            self.shell.SetPosition(*self.center)
            self.shell.SetScale(self.radius, self.radius, self.radius)
            if self.on_radius_change is not None:
                self.on_radius_change(self.radius, self.sphere_radius)
            if self.on_center_change is not None:
                self.on_center_change(self.center.copy(), self.surface_mask.copy())
        idx, u0, w, omega, u1, r0 = a["items"]
        if len(idx):
            done = arc >= omega
            u = np.where(done[:, None], u1, u0 * np.cos(arc) + w * np.sin(arc))
            r = r0 + f * (a["R1"] - r0)             # distance from the center (= radius for attached ends)
            p = self.center + r[:, None] * u
            self.positions[idx] = p
            if self.on_ends_driven is not None:
                self.on_ends_driven(idx.copy(), p)
        if a["moves_volume"]:
            self._rebuild_scene()                   # other beads enter / leave the moving volume
            self._need_render = True
        elif len(idx):
            self._update_moved(idx)

        cam = a["camera"]
        if cam is not None:
            self.renderer.GetActiveCamera().SetFocalPoint(*(self.center + cam["off_user"]))
            self._apply_view_plan(cam["user"], f)
            if self.recording and self._movie_camera is not None:
                if cam["movie"] is None:          # recording started while the view was moving
                    cam["movie"], _ = self._plan_view(self._get_view(self._movie_camera),
                                                      cam["user"]["v1"])
                    cam["movie"]["f0"] = f
                    cam["off_movie"] = np.array(self._movie_camera.GetFocalPoint()) - self.center
                self._movie_camera.SetFocalPoint(*(self.center + cam["off_movie"]))
                self._apply_view_plan(cam["movie"], f, cam=self._movie_camera)
        if f >= 1.0:
            self._cancel_animation()

    def _cancel_camera_animation(self):
        """The user took over the camera: stop rotating/zooming/following (the rest goes on)."""
        if self._anim is None or self._anim["camera"] is None:
            return
        self._anim["camera"] = None
        if len(self._anim["items"][0]) == 0 and not self._anim["moves_volume"]:
            self._cancel_animation()

    def _on_view_interaction(self, obj, event):
        self._cancel_camera_animation()

    def _cancel_animation(self):
        """The animation is over or interrupted: release the chain ends. If the volume had been
        moving, the chain ends lying on its surface are attached to it again."""
        if self._anim is None:
            return
        released = self._driven
        moved = self._anim["moves_volume"]
        self._anim = None
        self._driven = np.zeros(0, dtype=np.intp)
        if moved:
            self._attach_ends()
        if self.on_ends_released is not None:
            self.on_ends_released(released)

    # ------------------------------------------------------- files: image, dump, movie
    def _first_free_number(self, pattern):
        """Next unused file number for names matching `pattern` in the current folder."""
        numbers = [int(m.group(1)) for f in os.listdir(os.getcwd())
                   if (m := pattern.match(f))]
        return max(numbers) + 1 if numbers else 0   # never overwrite earlier files

    def _save_image(self):
        path = os.path.join(os.getcwd(), f"img{self.image_counter:05d}.png")
        self.plotter.screenshot(path)
        print("Saved", path)
        self.image_counter += 1

    def _save_configuration(self):
        """Write confXXXXX.dump (LAMMPS-dump-like text) with the beads that are shown (inside
        the volume, of molecules with more than min_length beads inside; the internal beads are
        written also while they are hidden with B):

            # n_beads n_molecules
            ITEM: NUMBER OF ATOMS
            n_beads
            ITEM: BOX BOUNDS pp pp pp
            xmin xmax
            ymin ymax
            zmin zmax
            ITEM: ATOMS id mol type xu yu zu
            id molecule beadtype x y z          (one line per bead)
            # volume_radius radius              (extra information, always prefixed with '#')
            # center xc yc zc

        Ids and molecule numbers start at 1 (molecules are renumbered 1..M in file order);
        beadtype is 1 for chain ends and 2 for the other beads; the box bounds are the
        smallest and largest bead coordinates."""
        sel = self._vis                                 # sorted indices of the shown beads
        n = len(sel)
        if n == 0:
            print("No beads are shown: nothing to save.")
            return
        path = os.path.join(os.getcwd(), f"conf{self.conf_counter:05d}.dump")
        pos = self.positions[sel]
        lo, hi = pos.min(axis=0), pos.max(axis=0)
        mol_no = np.unique(self.mol_index[sel], return_inverse=True)[1].ravel() + 1
        table = np.column_stack([np.arange(1, n + 1), mol_no,
                                 np.where(self.end_mask[sel], 1, 2), pos])
        with open(path, "w") as f:
            f.write(f"# {n} {int(mol_no.max())}\n")
            f.write("ITEM: NUMBER OF ATOMS\n")
            f.write(f"{n}\n")
            f.write("ITEM: BOX BOUNDS pp pp pp\n")
            for k in range(3):
                f.write(f"{lo[k]:.6f} {hi[k]:.6f}\n")
            f.write("ITEM: ATOMS id mol type xu yu zu\n")
            np.savetxt(f, table, fmt=["%d", "%d", "%d", "%.6f", "%.6f", "%.6f"])
            f.write(f"# volume_radius {self.radius:.6f}\n")
            f.write(f"# center {self.center[0]:.6f} {self.center[1]:.6f} {self.center[2]:.6f}\n")
        print("Saved", path, f"({n} beads)")
        self.conf_counter += 1

    def _start_movie(self):
        """Start recording. The movie is written with imageio directly (not through
        PyVista's open_movie / mwriter attribute, which newer PyVista versions don't let
        us delete and re-create between recordings)."""
        if self.recording:
            print("Already recording", self.movie_path)
            return
        path = os.path.join(os.getcwd(), f"movie{self.movie_counter:05d}.avi")
        try:
            from imageio import get_writer
            self._movie_writer = get_writer(path, fps=self.movie_fps, quality=8, codec="mpeg4")
            # the movie gets its own camera, starting as a copy of the user's camera
            self._movie_camera = vtk.vtkCamera()
            self._movie_camera.DeepCopy(self.renderer.GetActiveCamera())
        except Exception as exc:
            self._movie_writer = None
            self._movie_camera = None
            print("Could not start recording (needs: pip install imageio imageio-ffmpeg):", exc)
            return
        self.movie_path = path
        self.movie_counter += 1
        self.recording = True
        print("Recording", path, "- press M to stop")

    def _stop_movie(self):
        if not self.recording:
            return
        self.recording = False
        self._movie_camera = None
        writer, self._movie_writer = self._movie_writer, None   # never written to again
        if writer is not None:
            try:
                writer.close()
            except Exception as exc:
                print("Problem while closing the movie file:", exc)
        print("Saved", self.movie_path)

    @staticmethod
    def _same_view(a, b):
        return all(np.allclose(np.array(x(a), dtype=float), np.array(x(b), dtype=float), atol=1e-9)
                   for x in (lambda c: c.GetPosition(), lambda c: c.GetFocalPoint(),
                             lambda c: c.GetViewUp(), lambda c: [c.GetViewAngle()],
                             lambda c: [c.GetParallelScale()]))

    def _grab_movie_frame(self):
        """RGB array of the window as seen by the movie camera. If the user has rotated,
        zoomed or panned the view since the recording started, the window is rendered once
        more with the movie camera into the back buffer only (swapping buffers is switched
        off, so the user never sees that frame) and then given back to the user's camera."""
        user_camera = self.renderer.GetActiveCamera()
        if self._same_view(user_camera, self._movie_camera):
            return self.plotter.image
        window = self.plotter.render_window
        self.renderer.SetActiveCamera(self._movie_camera)
        self.renderer.ResetCameraClippingRange()
        window.SwapBuffersOff()
        try:
            return self.plotter.image
        finally:
            window.SwapBuffersOn()
            self.renderer.SetActiveCamera(user_camera)
            self.renderer.ResetCameraClippingRange()

    def write_movie_frame(self):
        if not self.recording:
            return
        try:
            self._movie_writer.append_data(self._grab_movie_frame())
        except Exception as exc:
            print("Recording failed:", exc)
            self._stop_movie()

    def close(self):
        """Call after the window was closed: finishes a movie that is still being recorded."""
        self._stop_movie()

    # ------------------------------------------------------------------- events
    def _on_char(self, obj, event):
        """Hide the characters we use from VTK's built-in character shortcuts."""
        code = self.interactor.GetKeyCode()
        if isinstance(code, int):
            code = chr(code)
        if code and code in self.OWN_CHARS:
            try:
                self.interactor.SetKeyCode("\x00")
            except TypeError:
                self.interactor.SetKeyCode(" ")

    @staticmethod
    def _digit_slot(key, shift):
        """Map a key press to (slot 1..9, store?) or None. Handles the plain digit
        (with the Shift modifier reported separately) and the layout-specific symbol
        produced by Shift + digit."""
        if len(key) == 1 and key in "123456789":
            return int(key), shift
        if key.startswith("KP_") and len(key) == 4 and key[3] in "123456789":
            return int(key[3]), shift
        symbols = SHIFTED_DIGIT_KEYSYMS.get(KEYBOARD_LAYOUT, ())
        if key in symbols:
            return symbols.index(key) + 1, True
        return None

    def _on_key(self, obj, event):
        key = self.interactor.GetKeySym() or ""
        shift = bool(self.interactor.GetShiftKey())
        if len(key) == 1 and key.isalpha() and shift:
            key = key.upper()
        lower = key.lower()
        digit = self._digit_slot(key, shift)

        if lower == "p":
            self._save_image()
        elif lower == "s":
            self._save_configuration()
        elif key == "r":
            self._scale_volume(shrink=True)
        elif key == "R":
            self._scale_volume(shrink=False)
        elif key == "c":
            self._set_axes_visible(True)
        elif key == "C":
            self._set_axes_visible(False)
        elif key == "b":
            self._set_internal_visible(True)
        elif key == "B":
            self._set_internal_visible(False)
        elif key == "l":
            self._change_min_length(+1)
        elif key == "L":
            self._change_min_length(-1)
        elif key == "w":
            self._scale_spheres(grow=False)
        elif key == "W":
            self._scale_spheres(grow=True)
        elif key == "m":
            self._start_movie()
        elif key == "M":
            self._stop_movie()
        elif digit is not None:
            slot, store = digit
            if store:
                self._store_ends(slot)
            else:
                self._recall_ends(slot)
        elif key == "D":
            self._set_depth_cueing(False)
        elif key == "d":
            self._set_depth_cueing(True)
        elif key == "E":
            self._set_paused(True)
        elif key == "e":
            self._set_paused(False)
        elif lower in ("up", "down", "left", "right"):
            self._pan_center(lower, depth=shift and lower in ("up", "down"))
        elif shift and key.islower() and len(key) > 1 and "_" not in key:
            print(f"Shift+{key}: not recognised as a shifted digit for KEYBOARD_LAYOUT="
                  f"'{KEYBOARD_LAYOUT}' (see SHIFTED_DIGIT_KEYSYMS at the top of the file)")


# --------------------------------------------------------------------------
# Reading dump files
# --------------------------------------------------------------------------
def _open_text(path):
    """Text file object for a dump file; names ending in .gz are decompressed on the fly."""
    return gzip.open(path, "rt") if path.lower().endswith(".gz") else open(path)


def _open_binary(path):
    return gzip.open(path, "rb") if path.lower().endswith(".gz") else open(path, "rb")


def _volume_radius_from(line):
    """The radius of a "# volume_radius <r>" line, else None."""
    if line.startswith("#"):
        parts = line[1:].split()
        if len(parts) == 2 and parts[0] == "volume_radius":
            return float(parts[1])
    return None


def load_dump(path, center=(0.0, 0.0, 0.0), wrap=True):
    """Read a dump file written with the 's' key (any LAMMPS-style dump with the columns
    id, mol and x y z / xu yu zu works; only the first frame is read). Lines starting with
    '#' are comments, except "# volume_radius <r>" which gives the radius of the volume.

    Written for millions of beads: only the needed columns are parsed (numpy's C parser), and
    everything after that is vectorised.

    Returns positions (n, 3), moleculeids (n,) uint32, end_mask (n,) bool, volume_radius.
    Beads are ordered molecule by molecule (by id within a molecule); the first and last
    bead of every molecule are its chain ends. If the file has no volume radius, the
    distance of the farthest chain end from `center` is used.

    With `wrap=True` (default) the coordinates are wrapped into the bounding box given by
    the six numbers after "ITEM: BOX BOUNDS pp pp pp" (periodic boundary conditions): a
    bead outside [lo, hi] in a dimension is shifted by a multiple of the box length into it.
    Beads already inside the box (edges included) are left untouched. Note that the
    two beads of a bond may end up on opposite sides of the box."""
    center = np.asarray(center, dtype=float)
    volume_radius, columns, n_atoms, lines_read = None, None, None, 0
    box = None                                  # (3, 2): lo / hi of x, y, z
    with _open_text(path) as f:                 # header: a handful of lines
        while True:
            line = f.readline()
            if not line:
                break
            lines_read += 1
            line = line.strip()
            r = _volume_radius_from(line)
            if r is not None:
                volume_radius = r
            elif line.startswith("ITEM:"):
                item = line[len("ITEM:"):].strip()
                if item.startswith("ATOMS"):
                    columns = item.split()[1:]
                    break
                skip = 3 if item.startswith("BOX BOUNDS") else 1 if item.startswith(
                    ("NUMBER OF ATOMS", "TIMESTEP")) else 0
                values = []
                for _ in range(skip):
                    values.append(f.readline())
                    lines_read += 1
                if item.startswith("NUMBER OF ATOMS"):
                    n_atoms = int(values[0])
                elif item.startswith("BOX BOUNDS"):
                    # the 6 numbers: xlo xhi / ylo yhi / zlo zhi (a triclinic file has a
                    # third number per line, the tilt factor; it is ignored)
                    box = np.array([[float(v) for v in ln.split()[:2]] for ln in values])
    if columns is None or not n_atoms:
        raise ValueError(f"{path}: no 'ITEM: NUMBER OF ATOMS' / 'ITEM: ATOMS ...' sections found")

    with _open_binary(path) as f:               # the "# volume_radius" line is at the end
        f.seek(0, os.SEEK_END)
        f.seek(max(0, f.tell() - 4096))
        for line in f.read().decode("ascii", errors="ignore").splitlines():
            r = _volume_radius_from(line.strip())
            if r is not None:
                volume_radius = r

    def column(*names):
        for name in names:
            if name in columns:
                return columns.index(name)
        raise ValueError(f"{path}: column {'/'.join(names)} missing in 'ITEM: ATOMS {' '.join(columns)}'")

    wanted = [column("id"), column("mol"),
              column("xu", "x"), column("yu", "y"), column("zu", "z")]
    if "type" in columns:
        wanted.append(columns.index("type"))
    with _open_text(path) as f:
        table = np.loadtxt(f, skiprows=lines_read, max_rows=n_atoms, usecols=wanted, ndmin=2)
    if len(table) != n_atoms:
        raise ValueError(f"{path}: expected {n_atoms} beads, found {len(table)}")
    ids, mol, xyz = table[:, 0].astype(np.int64), table[:, 1].astype(np.int64), table[:, 2:5]
    if len(np.unique(ids)) != len(ids):
        raise ValueError(f"{path}: bead ids are not unique")
    if wrap:
        if box is None:
            print(f"Warning: {path} has no 'ITEM: BOX BOUNDS'; coordinates are not wrapped.")
        else:
            lo, length = box[:, 0], box[:, 1] - box[:, 0]
            if np.any(length <= 0.0):
                print(f"Warning: empty bounding box in {path}; coordinates are not wrapped.")
            else:
                outside = (xyz < lo) | (xyz > box[:, 1])
                xyz = np.where(outside, lo + np.mod(xyz - lo, length), xyz)
                if outside.any():
                    print(f"Wrapped {int(outside.any(axis=1).sum())} beads into the bounding box "
                          f"x {box[0]}, y {box[1]}, z {box[2]} (use --nowrap to disable)")

    # molecule by molecule, in order of first appearance (by id); by id within a molecule
    order = np.argsort(ids, kind="stable")
    uniq, first_pos, inverse = np.unique(mol[order], return_index=True, return_inverse=True)
    rank_of = np.empty(len(uniq), dtype=np.int64)
    rank_of[np.argsort(first_pos)] = np.arange(len(uniq))
    order = order[np.argsort(rank_of[inverse], kind="stable")]
    xyz, mol = xyz[order], mol[order]

    first, last = chain_ends(mol)
    if np.any(first & last):
        bad = mol[np.flatnonzero(first & last)[0]]
        raise ValueError(f"{path}: molecule {bad} has fewer than two beads")
    end_mask = first | last
    if "type" in columns:
        bead_type = table[order, -1].astype(int)
        if not np.array_equal(bead_type == 1, end_mask):
            print(f"Warning: bead types in {path} don't match the chain ends "
                  "(first and last bead of each molecule); using the molecule structure.")

    if volume_radius is None:
        volume_radius = float(np.linalg.norm(xyz[end_mask] - center, axis=1).max())
    return np.ascontiguousarray(xyz), (mol - mol.min()).astype(np.uint32), end_mask, volume_radius


def focus_radius(points, moleculeids, center, min_length, target=AUTOFOCUS_BEADS):
    """Smallest volume radius around `center` for which at least `target` beads are shown
    (inside the volume, in molecules with more than `min_length` beads inside), found by
    bisection; None if even the largest possible volume shows fewer. Returns (radius, shown)."""
    first, _ = chain_ends(moleculeids)
    mol_index = np.cumsum(first) - 1
    n_mol = int(mol_index[-1]) + 1
    d = np.linalg.norm(points - center, axis=1)

    def shown(radius):
        inside = d <= radius * (1.0 + WINDOW_TOLERANCE) + 1e-9
        counts = np.bincount(mol_index[inside], minlength=n_mol)
        return int(np.count_nonzero(inside & (counts > min_length)[mol_index]))

    lo, hi = 0.0, float(d.max())
    if shown(hi) < target:
        return None
    for _ in range(60):                 # the count never decreases when the radius grows
        if hi - lo <= 1e-6 * hi:
            break
        mid = 0.5 * (lo + hi)
        if shown(mid) >= target:
            hi = mid
        else:
            lo = mid
    return hi, shown(hi)


def _controls_text():
    """The mouse / keyboard section of the module docstring, for --help."""
    doc = __doc__
    return ("Mouse and keyboard controls in the viewer window:\n\n"
            + doc[doc.index("Mouse\n"):doc.index("Command line")].rstrip())


# --------------------------------------------------------------------------
# Stand-in for the simulation. Replace with your LAMMPS wrapper (see below).
# --------------------------------------------------------------------------
class DummySimulation:
    """Toy dynamics, no randomness (needs scipy for the neighbour search):

    1. Chain contraction. Each internal bead relaxes toward the midpoint of its two
       chain neighbours (gradient descent on the sum of squared bond lengths). With
       the chain ends held this converges to a straight, evenly spaced chain, i.e.
       the shortest possible molecule.
    2. Excluded volume between molecules. Beads of DIFFERENT molecules are pushed
       apart until their centres are at least `2 * bead_radius` apart (position-based
       constraint, so it holds regardless of how strongly the chains contract).
       Beads of the SAME molecule may overlap freely.

    The toy model assumes the whole system lives inside the sphere: beads that are not
    attached to the surface are pulled inside the volume (radius - bead radius), chain ends
    attached to the surface are moved only tangentially (re-projected onto the sphere).
    Chain ends that the viewer is moving (travelling to a stored position) are immovable for
    the simulation, so they push other beads out of the way."""

    def __init__(self, positions, moleculeids, surface_mask, center, radius, bead_radius,
                 chain_rate=0.5, substeps=5):
        self.x = np.array(positions, dtype=float).reshape(-1, 3)
        self.moleculeids = np.array(moleculeids, dtype=np.uint32)
        self.surface_mask = np.array(surface_mask, dtype=bool)
        first, last = chain_ends(self.moleculeids)
        self.end_mask = first | last
        self.center = np.asarray(center, dtype=float)
        self.radius = float(radius)
        self.bead_radius = float(bead_radius)
        self.min_distance = 2.0 * self.bead_radius  # centres closer than this = overlap
        self.chain_rate = chain_rate    # fraction of the way toward the neighbour midpoint
        self.substeps = substeps        # dynamics substeps per viewer update
        self.held = np.zeros(len(self.x), dtype=bool)   # beads currently controlled by the viewer

    # --- called by the viewer -------------------------------------------------
    def set_driven_positions(self, indices, positions):
        """The viewer moves several chain ends (recall of a stored configuration)."""
        self.x[indices] = positions
        self.held[indices] = True

    def release_driven(self, indices):
        self.held[np.asarray(indices, dtype=np.intp)] = False

    def set_radius(self, radius, bead_radius):
        """The volume radius and the bead radius changed; surface-attached chain ends are
        projected onto the new surface."""
        self.radius = float(radius)
        self.bead_radius = float(bead_radius)
        self.min_distance = 2.0 * self.bead_radius
        self._apply_constraints()

    def set_center(self, center, surface_mask):
        """The user shifted the center of the volume; `surface_mask` says which chain ends
        are attached to the surface of the volume around the new center."""
        self.center = np.asarray(center, dtype=float)
        self.surface_mask = np.array(surface_mask, dtype=bool)

    def _update_structure(self):
        first, last = chain_ends(self.moleculeids)
        self.end_mask = first | last

    # --- dynamics ---------------------------------------------------------------
    def contour_length(self):
        """Total length of all chains (sum of bond lengths)."""
        same = self.moleculeids[:-1] == self.moleculeids[1:]
        return float(np.linalg.norm(np.diff(self.x, axis=0), axis=1)[same].sum())

    def _contract_chains(self):
        idx = np.flatnonzero(~self.end_mask)      # internal beads always have 2 neighbours
        mid = 0.5 * (self.x[idx - 1] + self.x[idx + 1])
        self.x[idx] += self.chain_rate * (mid - self.x[idx])

    def _apply_constraints(self):
        v = self.x - self.center
        r = np.maximum(np.linalg.norm(v, axis=1, keepdims=True), 1e-12)
        on_surface = self.surface_mask[:, None]
        limit = self.radius - self.bead_radius  # keep the other beads inside the shell
        scale = np.where(on_surface, self.radius / r, np.minimum(1.0, limit / r))
        self.x = self.center + v * scale

    def _separate_molecules(self, iterations=20, tol=1e-6):
        from scipy.spatial import cKDTree       # neighbour search: no n x n matrices
        n = len(self.x)
        if n < 2:
            return
        fixed = self.held
        d_min = self.min_distance

        for _ in range(iterations):
            pairs = cKDTree(self.x).query_pairs(d_min - tol, output_type="ndarray")
            if len(pairs) == 0:
                break
            i, j = pairs[:, 0], pairs[:, 1]     # i < j
            other = self.moleculeids[i] != self.moleculeids[j]
            i, j = i[other], j[other]
            if len(i) == 0:
                break
            diff = self.x[i] - self.x[j]
            dist = np.linalg.norm(diff, axis=1)
            direction = diff / np.maximum(dist, 1e-12)[:, None]
            tie = dist < 1e-9                   # coincident centres: pick opposite axes
            direction[tie] = 0.0
            direction[tie, 0] = 1.0
            overlap = d_min - dist
            # each bead of a pair takes half of the overlap; a held bead takes none,
            # so its partner takes all of it
            push_i = (overlap * np.where(fixed[j], 1.0, 0.5))[:, None] * direction
            push_j = -(overlap * np.where(fixed[i], 1.0, 0.5))[:, None] * direction
            push = np.zeros_like(self.x)
            for k in range(3):
                push[:, k] = (np.bincount(i, weights=push_i[:, k], minlength=n)
                              + np.bincount(j, weights=push_j[:, k], minlength=n))
            push[fixed] = 0.0
            self.x += push
            self._apply_constraints()

    def step(self):
        """Advance the 'simulation' and return an (n, 3) array of positions."""
        for _ in range(self.substeps):
            self._contract_chains()
            self._apply_constraints()
            self._separate_molecules()
        return self.x

    def min_intermolecular_distance(self):
        """Smallest distance between beads of different molecules (for checking); inf if
        there is no such pair closer than 2 * min_distance."""
        from scipy.spatial import cKDTree
        pairs = cKDTree(self.x).query_pairs(2.0 * self.min_distance, output_type="ndarray")
        if len(pairs) == 0:
            return np.inf
        i, j = pairs[:, 0], pairs[:, 1]
        other = self.moleculeids[i] != self.moleculeids[j]
        if not other.any():
            return np.inf
        return float(np.linalg.norm(self.x[i[other]] - self.x[j[other]], axis=1).min())


# Example of the same interface on top of the LAMMPS Python API.
# Keep a list `self.ids` (viewer index -> LAMMPS atom id) instead of assuming index == id - 1.
# In LAMMPS the physical ingredients of the dummy dynamics are, for example,
#   bond_style harmonic        (chain contraction)
#   pair_style lj/cut 2.24     with pair_modify shift yes, applied only between
#                              different molecule ids (excluded within a molecule via
#                              special_bonds / neigh_modify exclude molecule/intra all)
#   region sph sphere 0 0 0 ${R} side in / fix wall/region ...  (the spherical volume)
#
#   import ctypes
#   from lammps import lammps
#   class LammpsSimulation:
#       def __init__(self, input_file):
#           self.lmp = lammps()
#           self.lmp.file(input_file)
#           self.ids = list(range(1, self.lmp.get_natoms() + 1))  # molecule-by-molecule order
#       def set_driven_positions(self, indices, positions):
#           ...  # move these atoms (and zero their velocity, or drive a fix) to `positions`
#       def release_driven(self, indices):
#           ...
#       def set_radius(self, radius, bead_radius):
#           # lmp.command(f"variable R equal {radius}") if the wall region uses ${R}, set the
#           # new bead size (pair cutoff), and project the surface atoms onto the new sphere
#           ...
#       def set_center(self, center, surface_mask):
#           ...  # the volume moved: update the wall region / the atoms held on the surface
#       def step(self):
#           self.lmp.command("run 10 pre no post no")
#           x = np.array(self.lmp.gather_atoms("x", 1, 3)).reshape(-1, 3)  # ordered by atom id
#           return x[np.array(self.ids) - 1]


def main(argv=None):
    parser = argparse.ArgumentParser(
        description="Interactive viewer for bead-spring molecules: shows the beads of a dump "
                    "file that lie within a spherical volume. Dump files compressed with gzip "
                    "(file names ending in .gz) are read directly.",
        epilog=_controls_text(),
        formatter_class=argparse.RawDescriptionHelpFormatter)
    parser.add_argument("--load", metavar="DUMP_FILE", required=True,
                        help="dump file with the molecules (e.g. written with the 's' key); "
                             "a name ending in .gz is read as a gzip-compressed file")
    parser.add_argument("--center", metavar=("XC", "YC", "ZC"), nargs=3, type=float,
                        default=[0.0, 0.0, 0.0],
                        help="center of the shown spherical volume (default: 0 0 0)")
    parser.add_argument("--volume-radius", type=float, default=None, metavar="R",
                        help="radius of the shown volume (default: chosen so that "
                             f"{AUTOFOCUS_BEADS} beads are shown, see --noautofocus; an explicit "
                             "value switches that off)")
    parser.add_argument("--scale", type=float, default=SPHERE_SCALE, metavar="NUMBER",
                        help="display scale of the beads: the drawn bead radius is this factor "
                             f"times the bead radius (default: {SPHERE_SCALE:g})")
    parser.add_argument("--min-length", type=int, default=MIN_LENGTH, metavar="N",
                        help="show only molecules with more than N beads inside the volume "
                             f"(default: {MIN_LENGTH})")
    parser.add_argument("--depth-cueing", action="store_true",
                        help="start with depth cueing on (fade distant beads toward the "
                             "background; 'd' / 'D' switch it on / off)")
    parser.add_argument("--noautofocus", action="store_true",
                        help=f"do not choose the initial volume radius such that {AUTOFOCUS_BEADS} "
                             "beads are shown; use the radius stored in the dump file instead "
                             f"(files with fewer than {AUTOFOCUS_BEADS} beads are never changed)")
    parser.add_argument("--nowrap", action="store_true",
                        help="do not wrap the coordinates into the bounding box given in the "
                             "dump file header (default: wrap, periodic boundary conditions)")
    args = parser.parse_args(argv)

    # ---- geometry ----
    center = np.array(args.center, dtype=float)     # (xc, yc, zc)
    sphere_radius = 1.0                             # radius of each bead
    # positions: (n, 3); moleculeids: (n,) uint32; end_mask: True for chain ends
    points, moleculeids, end_mask, file_radius = load_dump(args.load, center, wrap=not args.nowrap)
    volume_radius = file_radius if args.volume_radius is None else args.volume_radius
    if not args.noautofocus and args.volume_radius is None and len(points) >= AUTOFOCUS_BEADS:
        focus = focus_radius(points, moleculeids, center, args.min_length)
        if focus is not None:
            volume_radius, n_focus = focus
            print(f"Auto focus: volume radius {volume_radius:g} (the dump file says {file_radius:g}) "
                  f"shows {n_focus} beads; use --noautofocus to keep the radius of the file")
    # chain ends lying on the surface of the volume are attached to it (stored / recalled)
    distance = np.linalg.norm(points - center, axis=1)
    surface_mask = end_mask & (np.abs(distance - volume_radius) <= SURFACE_TOLERANCE * volume_radius)
    print(f"Loaded {len(points)} beads in {len(np.unique(moleculeids))} molecules from {args.load}")
    print(f"Volume: radius {volume_radius:g} around ({center[0]:g}, {center[1]:g}, {center[2]:g}); "
          f"{int(surface_mask.sum())} chain ends are attached to the surface")
    print("Dynamics are off; press e to start them, E to pause them again.")
    del distance

    # ---- scene ----
    plotter = pv.Plotter(window_size=(1008, 800))
    plotter.set_background("white")
    plotter.add_axes()

    template = pv.Sphere(radius=sphere_radius, theta_resolution=16, phi_resolution=16)

    # ---- simulation + viewer wiring ----
    sim = DummySimulation(points, moleculeids, surface_mask, center, volume_radius,
                          bead_radius=sphere_radius)
    # sim = LammpsSimulation("in.sim")

    dragger = SphereDragger(
        plotter, template, points, moleculeids, surface_mask, center, volume_radius,
        sphere_radius=sphere_radius, paused=True, sphere_scale=args.scale,
        min_length=args.min_length, depth_cueing=args.depth_cueing,
        on_radius_change=sim.set_radius,
        on_center_change=sim.set_center,
        on_ends_driven=sim.set_driven_positions,
        on_ends_released=sim.release_driven,
    )
    del points
    print(f"Showing {len(dragger._vis)} beads of molecules with more than "
          f"{dragger.min_length} beads inside the volume")

    set_initial_view(plotter)       # the sphere starts out larger than "fit to window"

    plotter.add_timer_event(max_steps=10**9, duration=30,
                            callback=lambda step: dragger.tick(sim.step))   # ~30 ms

    plotter.show()
    dragger.close()
    return dragger.get_positions(), dragger.moleculeids


if __name__ == "__main__":
    main()
